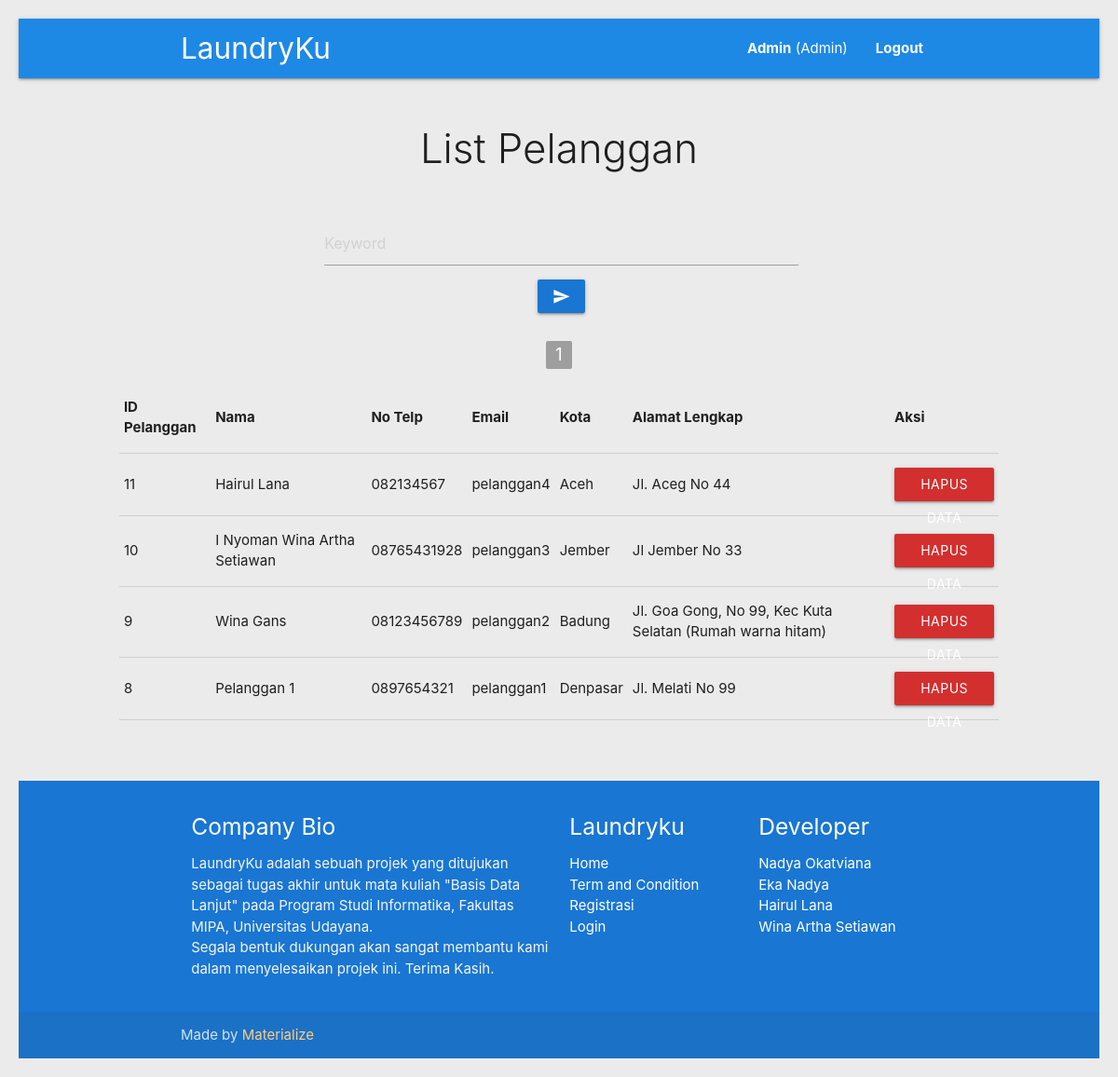
Page /list-pelanggan.php (signed in) on the earlier database version.
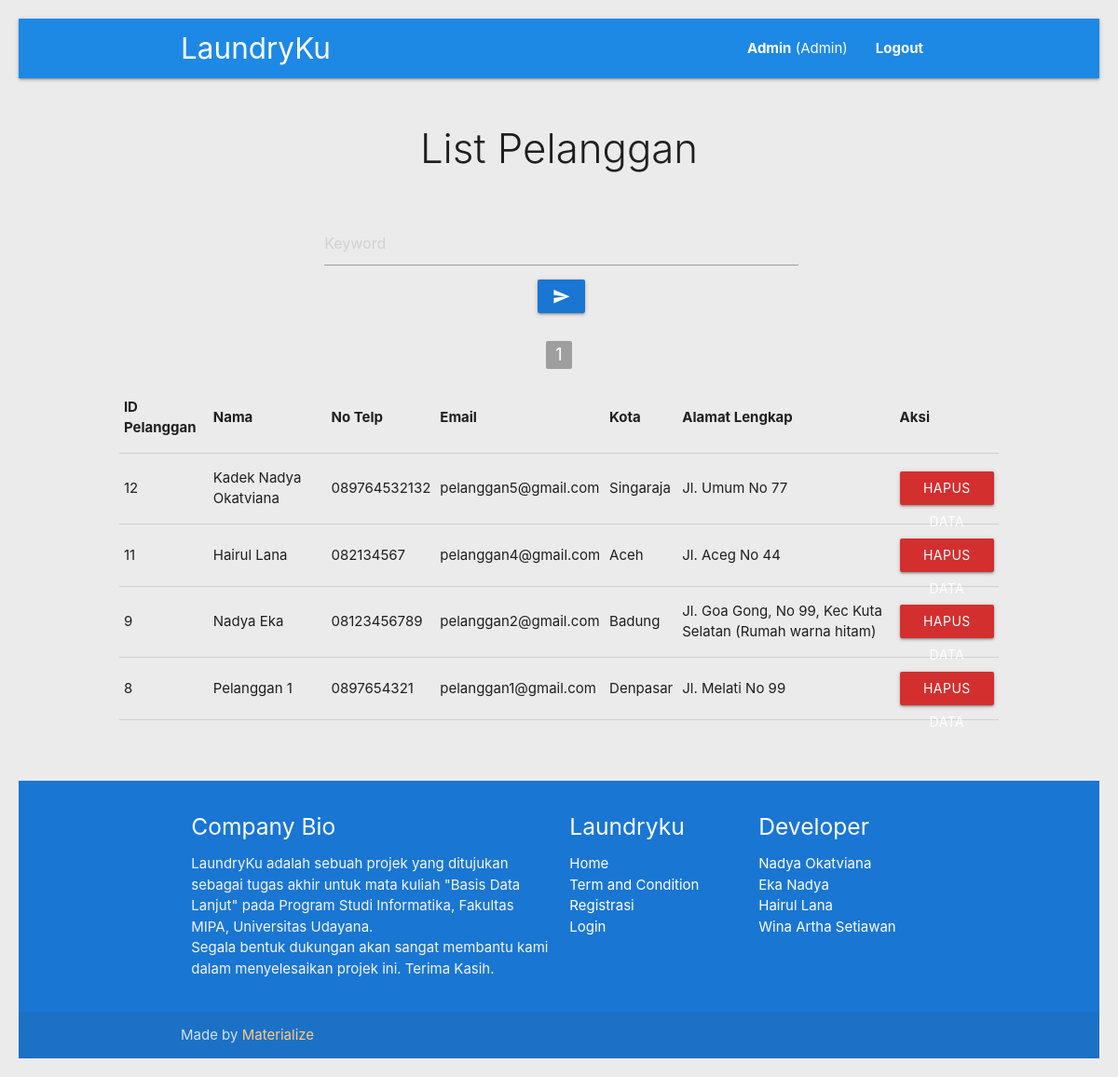
Same page on the later database version.
### tables this page shows
CREATE TABLE `pelanggan` (
  `id_pelanggan` int(11) NOT NULL,
  `nama` varchar(30) DEFAULT NULL,
  `email` varchar(30) DEFAULT NULL,
  `telp` varchar(13) DEFAULT NULL,
  `kota` varchar(20) DEFAULT NULL,
  `alamat` varchar(100) DEFAULT NULL,
  `foto` text NOT NULL,
  `password` varchar(255) DEFAULT NULL
);

### list-pelanggan.php (the view, shortened to what this page needs)
<?php
include 'connect-db.php';
$jumlahDataPerHalaman = 5;
$query = mysqli_query($connect,"SELECT * FROM pelanggan");
$jumlahData = mysqli_num_rows($query);
$jumlahHalaman = ceil($jumlahData / $jumlahDataPerHalaman);
if ( isset($_GET["page"])){
    $halamanAktif = $_GET["page"];
}else{
    $halamanAktif = 1;
}
$awalData = ( $jumlahDataPerHalaman * $halamanAktif ) - $jumlahDataPerHalaman;
$pelanggan = mysqli_query($connect,"SELECT * FROM pelanggan ORDER BY id_pelanggan DESC LIMIT $awalData, $jumlahDataPerHalaman");
?>
<!DOCTYPE html>
<html lang="en">
<head>
</head>
<body>
    <?php include 'header.php'; ?>
    <h3 class="header light center">List Pelanggan</h3>
    <br>
    <form class="col s12 center" action="" method="post">
        <div class="input-field inline">
            <input type="text" size=40 name="keyword" placeholder="Keyword">
            <button type="submit" class="btn waves-effect blue darken-2" name="cari"><i class="material-icons">send</i></button>
        </div>
    </form>
    <div class="row">
        <div class="col s10 offset-s1">
            <ul class="pagination center">
            <?php for( $i = 1; $i <= $jumlahHalaman; $i++ ) : ?>
                <?php if( $i == $halamanAktif ) : ?>
                    <li class="active grey"><a href="?page=<?= $i; ?>"><?= $i ?></a></li>
                <?php else : ?>
                    <li class="waves-effect blue darken-1"><a href="?page=<?= $i; ?>"><?= $i ?></a></li>
                <?php endif; ?>
            <?php endfor; ?>
            </ul>
            <table cellpadding=10 border=1>
                <tr>
                    <th>ID Pelanggan</th>
                    <th>Nama</th>
                    <th>No Telp</th>
                    <th>Email</th>
                    <th>Kota</th>
                    <th>Alamat Lengkap</th>
                    <th>Aksi</th>
                </tr>
                <?php foreach ($pelanggan as $dataPelanggan) : ?>
                <tr>
                    <td><?= $dataPelanggan["id_pelanggan"] ?></td>
                    <td><?= $dataPelanggan["nama"] ?></td>
                    <td><?= $dataPelanggan["telp"] ?></td>
                    <td><?= $dataPelanggan["email"] ?></td>
                    <td><?= $dataPelanggan["kota"] ?></td>
                    <td><?= $dataPelanggan["alamat"] ?></td>
                    <td><a class="btn red darken-2" href="hapus-pelanggan.php?id=<?= $dataPelanggan['id_pelanggan'] ?>">Hapus Data</a></td>
                </tr>
                <?php endforeach ?>
            </table>
        </div>
    </div>
    <?php include "footer.php"; ?>
</body>
</html>

Differences in the rows shown:
removed pelanggan: id_pelanggan "10", nama "I Nyoman Wina Artha Setiawan", telp "08765431928", email "pelanggan3", kota "Jember", alamat "Jl Jember No 33"
added pelanggan: id_pelanggan "12", nama "Kadek Nadya Okatviana", telp "089764532132", email "pelanggan5@gmail.com", kota "Singaraja", alamat "Jl. Umum No 77"
changed pelanggan "Hairul Lana": email "pelanggan4" → "pelanggan4@gmail.com"
changed pelanggan "Badung": nama "Wina Gans" → "Nadya Eka"; email "pelanggan2" → "pelanggan2@gmail.com"
changed pelanggan "Pelanggan 1": email "pelanggan1" → "pelanggan1@gmail.com"
